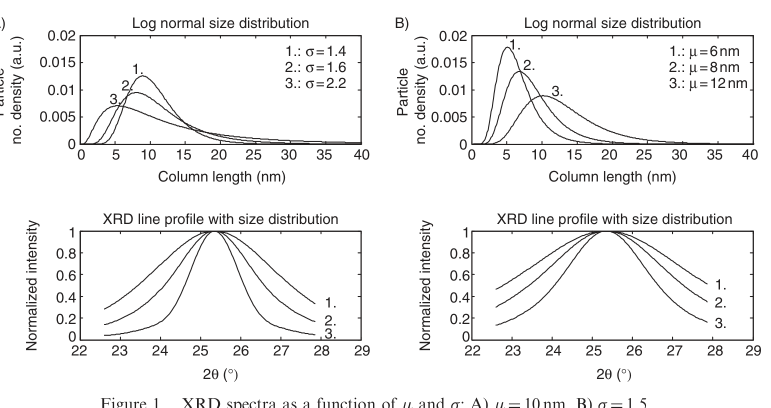
#> input picture examples/scrape/fig_1.png, 1542 x 815 px (shown at 1/2 size)
$ python -i cleaning_decision.py   (imports and definitions only)
#> lines starting #> are read from the running program, lines starting #| are printed output that depends on the picture
"""Decide whether a panel needs ClipDrop cleaning before curve tracing."""

from __future__ import annotations

from dataclasses import asdict, dataclass
from typing import Any, Literal

import cv2
import numpy as np

CleaningStrategy = Literal["none", "clipdrop_full", "targeted"]


@dataclass
class CleaningDecision:
    cleaning_strategy: CleaningStrategy
    cleaning_reason: str
    needs_cleaning: bool
    curve_color_mode: str  # "colored" | "gray_black" | "mixed" | "unknown"
    text_interference_score: float
    colored_curve_fraction: float
    axis_source: str = "original_panel"
    digitization_source: str = "original"

    def to_dict(self) -> dict[str, Any]:
        return asdict(self)


def _saturation_stats(image_bgr: np.ndarray) -> tuple[float, float, float]:
    """Return (colored_ink_frac, dark_ink_frac, mean_sat_of_ink)."""
    gray = cv2.cvtColor(image_bgr, cv2.COLOR_BGR2GRAY)
    hsv = cv2.cvtColor(image_bgr, cv2.COLOR_BGR2HSV)
    sat = hsv[:, :, 1].astype(np.float32)
    colored = (sat > 40) & (gray < 245)
    dark = (gray < 120) & (sat <= 40)
    ink = colored | dark
    ink_count = float(max(1, int(ink.sum())))
    colored_frac = float(colored.sum()) / ink_count
    dark_frac = float(dark.sum()) / ink_count
    mean_sat = float(sat[ink].mean()) if ink.any() else 0.0
    return colored_frac, dark_frac, mean_sat


def _text_like_dark_on_colored(
    image_bgr: np.ndarray,
    *,
    plot_bbox: tuple[int, int, int, int] | None = None,
) -> float:
    """
    Heuristic interference score in [0, 1].

    High when dark/low-sat ink (text-like) sits near high-sat curve ink inside
    the plot interior.
    """
    if plot_bbox is not None:
        x0, y0, x1, y1 = plot_bbox
        region = image_bgr[y0:y1, x0:x1]
    else:
        region = image_bgr
    if region.size == 0:
        return 0.0

    gray = cv2.cvtColor(region, cv2.COLOR_BGR2GRAY)
    hsv = cv2.cvtColor(region, cv2.COLOR_BGR2HSV)
    sat = hsv[:, :, 1]
    colored = (sat > 40) & (gray < 245)
    text_like = (gray < 90) & (sat < 35)
    if not colored.any():
        # Gray/black curves: text and curve share similar ink → high interference.
        return 0.85 if text_like.mean() > 0.004 else 0.55

    # Dilate colored strokes; measure text-like pixels adjacent to curves.
    kernel = np.ones((5, 5), np.uint8)
    near_curve = cv2.dilate(colored.astype(np.uint8), kernel, iterations=2).astype(bool)
    adjacent_text = text_like & near_curve & ~colored
    # Score by density of adjacent text relative to curve mass.
    score = float(adjacent_text.sum()) / float(max(1, colored.sum()))
    return float(np.clip(score * 8.0, 0.0, 1.0))


def decide_cleaning_strategy(
    image_bgr: np.ndarray,
    *,
    plot_bbox: tuple[int, int, int, int] | None = None,
    triage_needs_clipdrop: bool | None = None,
    force_clean: bool = False,
    force_none: bool = False,
) -> CleaningDecision:
    """
    Choose cleaning strategy from color/text interference, not mere text presence.

    - Strongly colored curves with low adjacent black text → ``none``
    - Gray/black curves or high text interference → ``clipdrop_full``
    """
    if force_none:
        return CleaningDecision(
            cleaning_strategy="none",
            cleaning_reason="forced_none",
            needs_cleaning=False,
            curve_color_mode="unknown",
            text_interference_score=0.0,
            colored_curve_fraction=0.0,
            digitization_source="original",
        )
    if force_clean:
        return CleaningDecision(
            cleaning_strategy="clipdrop_full",
            cleaning_reason="forced_clean",
            needs_cleaning=True,
            curve_color_mode="unknown",
            text_interference_score=1.0,
            colored_curve_fraction=0.0,
            digitization_source="cleaned",
        )

    region = image_bgr
    if plot_bbox is not None:
        x0, y0, x1, y1 = plot_bbox
        region = image_bgr[y0:y1, x0:x1]
    colored_frac, dark_frac, _mean_sat = _saturation_stats(region)
    interference = _text_like_dark_on_colored(image_bgr, plot_bbox=plot_bbox)

    if colored_frac >= 0.55 and dark_frac < 0.45:
        mode = "colored"
    elif dark_frac >= 0.55 and colored_frac < 0.35:
        mode = "gray_black"
    elif colored_frac >= 0.25 and dark_frac >= 0.25:
        mode = "mixed"
    else:
        mode = "unknown"

    # Triage needs_clipdrop is only a soft hint — never sufficient alone.
    if mode == "colored" and interference < 0.35:
        return CleaningDecision(
            cleaning_strategy="none",
            cleaning_reason=(
                f"colored_curves_separable interference={interference:.2f}"
                + ("; triage_hint_ignored" if triage_needs_clipdrop else "")
            ),
            needs_cleaning=False,
            curve_color_mode=mode,
            text_interference_score=interference,
            colored_curve_fraction=colored_frac,
            digitization_source="original",
        )

    if mode == "gray_black" or interference >= 0.45 or (
        mode == "mixed" and interference >= 0.30
    ):
        reason_bits = [f"mode={mode}", f"interference={interference:.2f}"]
        if triage_needs_clipdrop:
            reason_bits.append("triage_hint")
        # Anti-aliased black XRD traces are damaged by aggressive text removal.
        # Prefer digitizing the original; ClipDrop remains optional for display.
        if mode == "gray_black":
            return CleaningDecision(
                cleaning_strategy="none",
                cleaning_reason="; ".join(reason_bits + ["digitize_original_gray_black"]),
                needs_cleaning=False,
                curve_color_mode=mode,
                text_interference_score=interference,
                colored_curve_fraction=colored_frac,
                digitization_source="original",
            )
        return CleaningDecision(
            cleaning_strategy="clipdrop_full",
            cleaning_reason="; ".join(reason_bits),
            needs_cleaning=True,
            curve_color_mode=mode,
            text_interference_score=interference,
            colored_curve_fraction=colored_frac,
            digitization_source="cleaned",
        )

    # Borderline colored with mild interference: still prefer original.
    return CleaningDecision(
        cleaning_strategy="none",
        cleaning_reason=f"borderline_prefer_original interference={interference:.2f}",
        needs_cleaning=False,
        curve_color_mode=mode,
        text_interference_score=interference,
        colored_curve_fraction=colored_frac,
        digitization_source="original",
    )

>>> import cv2
>>> picture = cv2.imread('../examples/scrape/fig_1.png')
#> picture is the input picture: shape (815, 1542, 3); mean B, G, R 242, 242, 242.2
>>> result = decide_cleaning_strategy(picture)
#> in _saturation_stats, `hsv = cv2.cvtColor(image_bgr, cv2.COLOR_BGR2HSV)`: hsv: shape (815, 1542, 3); mean H, S, V 0, 1, 242.2
#> in _saturation_stats, `sat = hsv[:, :, 1].astype(np.float32)`:
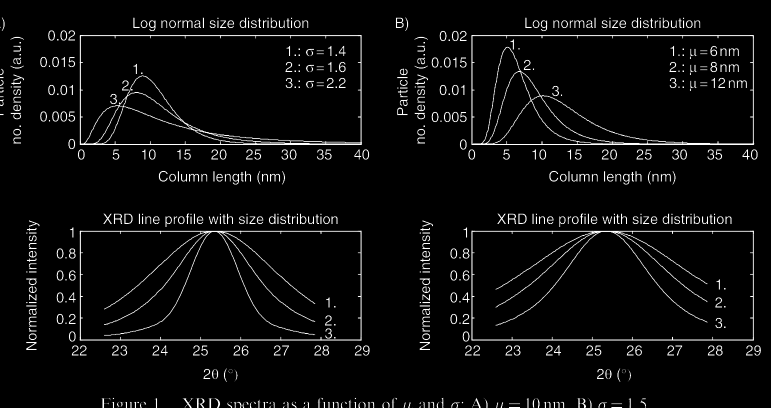
#> sat: shape (815, 1542) float32 (shown at 1/2 size); min 0, max 23, mean 1; drawn with min black and max white
#> in _saturation_stats, `colored = (sat > 40) & (gray < 245)`: colored: shape (815, 1542) bool; every value is 0
#> in _saturation_stats, `dark = (gray < 120) & (sat <= 40)`:
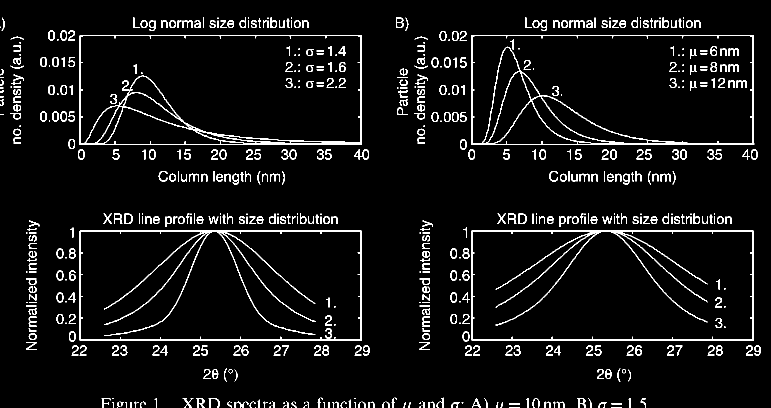
#> dark: shape (815, 1542) bool (shown at 1/2 size); 5.4% white in thin lines or dots
#> in _saturation_stats, `ink_count = float(max(1, int(ink.sum())))`: ink_count = 67885
#> in _saturation_stats, `colored_frac = float(colored.sum()) / ink_count`: colored_frac = 0
#> in _saturation_stats, `dark_frac = float(dark.sum()) / ink_count`: dark_frac = 1
#> in _saturation_stats, `mean_sat = float(sat[ink].mean()) if ink.any() else 0.0`: mean_sat = 17.91
#> in decide_cleaning_strategy, `colored_frac, dark_frac, _mean_sat = _saturation_stats(region)`: colored_frac = 0; dark_frac = 1
#> in _text_like_dark_on_colored, `text_like = (gray < 90) & (sat < 35)`:
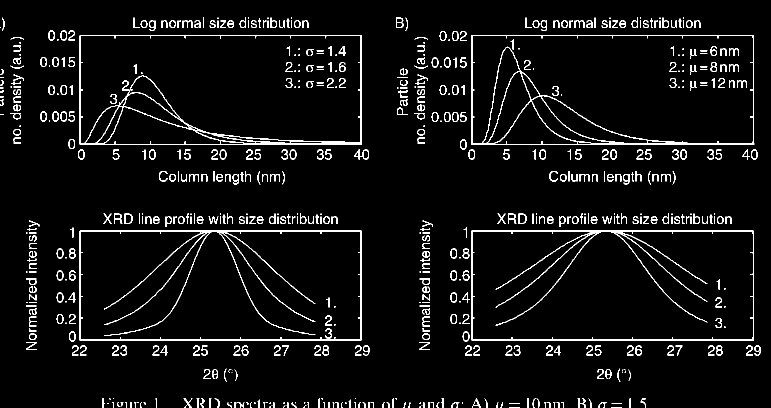
#> text_like: shape (815, 1542) bool (shown at 1/2 size); 4.8% white in thin lines or dots
#> in decide_cleaning_strategy, `interference = _text_like_dark_on_colored(image_bgr, plot_bbox=plot_bb..`: interference = 0.85
#> in decide_cleaning_strategy, `reason_bits = [f"mode={mode}", f"interference={interference:.2f}"]`: reason_bits = ['mode=gray_black', 'interference=0.85']

$ run again, on examples/scrape/fig_5.png
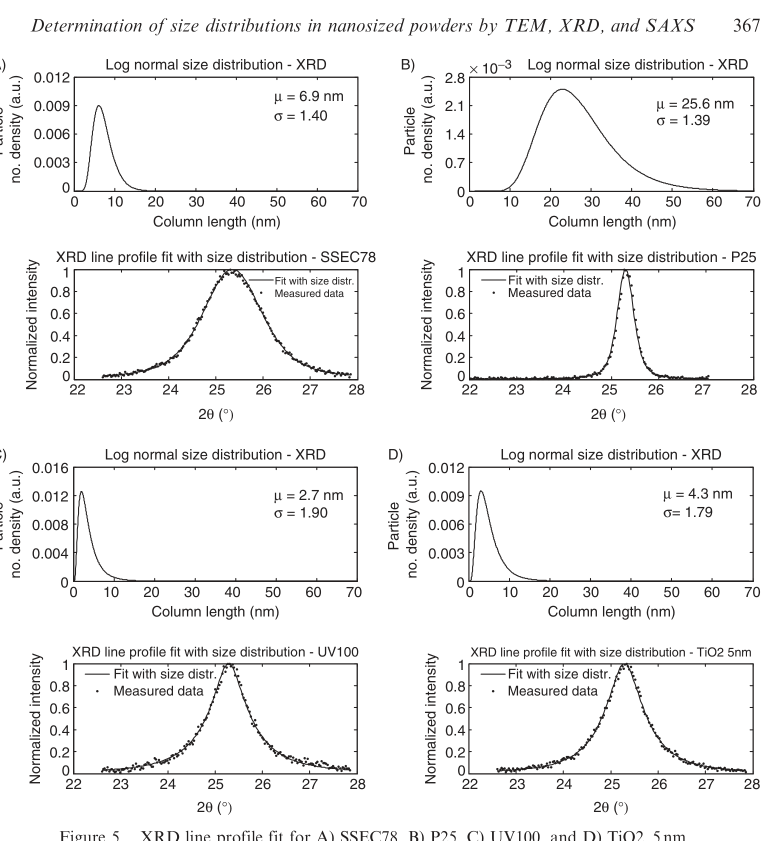
#> input picture examples/scrape/fig_5.png, 1542 x 1681 px (shown at 1/2 size)
#> picture is the input picture: shape (1681, 1542, 3); mean B, G, R 242.1, 242.1, 242.3
#> hsv: shape (1681, 1542, 3); mean H, S, V 0, 1, 242.3
#> colored: shape (1681, 1542) bool; every value is 0
#> in _saturation_stats, `dark = (gray < 120) & (sat <= 40)`:
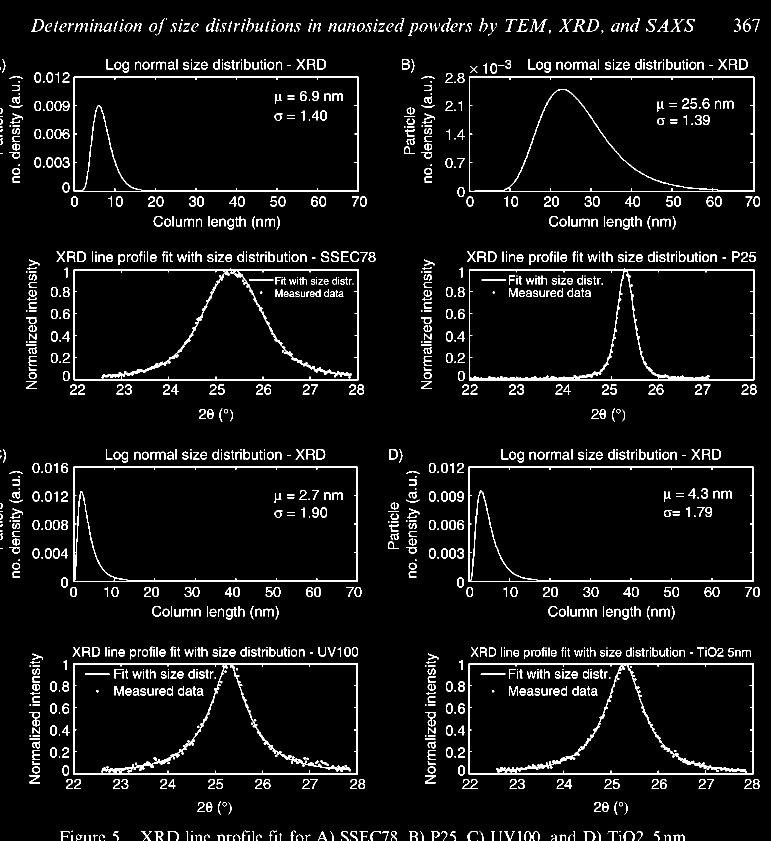
#> dark: shape (1681, 1542) bool (shown at 1/2 size); 5.4% white in thin lines or dots
#> ink_count = 139051
#> in _saturation_stats, `colored_frac = float(colored.sum()) / ink_count`: colored_frac = 0
#> in _saturation_stats, `dark_frac = float(dark.sum()) / ink_count`: dark_frac = 1
#> mean_sat = 17.97
#> in decide_cleaning_strategy, `colored_frac, dark_frac, _mean_sat = _saturation_stats(region)`: colored_frac = 0; dark_frac = 1
#> in _text_like_dark_on_colored, `text_like = (gray < 90) & (sat < 35)`:
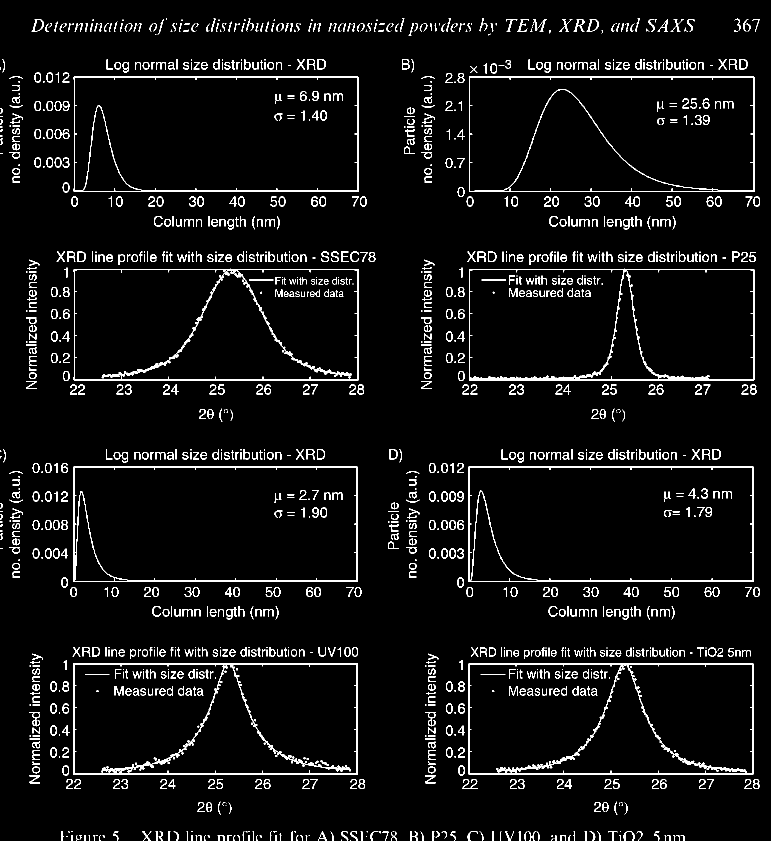
#> text_like: shape (1681, 1542) bool (shown at 1/2 size); 4.9% white in thin lines or dots
#> interference = 0.85
#> reason_bits = ['mode=gray_black', 'interference=0.85']
